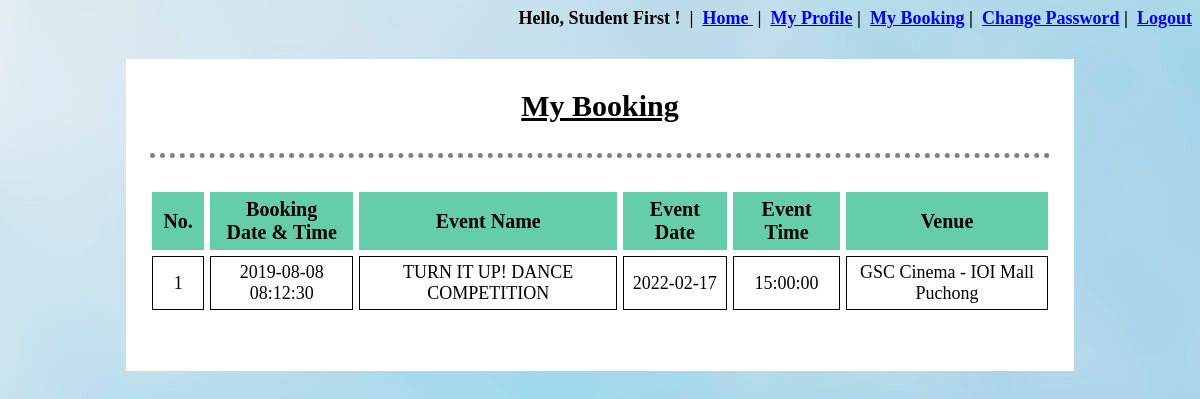
Screenshot of /Talent-Hunt-master/my_booking.php (signed in) with the database file from the repository.
### tables this page shows
CREATE TABLE `booking_details` (
  `BookingID` int(10) NOT NULL,
  `BookingTimeStamp` timestamp NOT NULL DEFAULT current_timestamp(),
  `UserID` varchar(10) NOT NULL,
  `EventID` int(10) NOT NULL
);

CREATE TABLE `event_details` (
  `EventID` int(10) NOT NULL,
  `EventName` varchar(100) NOT NULL,
  `EventDate` date NOT NULL,
  `EventTime` time NOT NULL,
  `EventCategory` varchar(100) NOT NULL,
  `EventDescription` text NOT NULL,
  `EventTicketPrice` double NOT NULL,
  `EventTicketTotal` int(11) NOT NULL,
  `EventTicketSold` int(11) NOT NULL,
  `VenueID` int(10) NOT NULL,
  `UserID` varchar(10) NOT NULL
);

CREATE TABLE `venue_details` (
  `VenueID` int(11) NOT NULL,
  `VenueName` varchar(80) NOT NULL,
  `VenueInfo` varchar(100) NOT NULL
);

### Talent-Hunt-master/my_booking.php (the view, shortened to what this page needs)
<?php
	include "database/connect.php";
	include 'session.php';
	$uid=$_SESSION['UserID'];
?>
<!DOCTYPE html>
<html>
<head>
</head>
<body background="image\img7.jpg">
	<div id="view" align="center">
		<p style="padding-top: 30px; text-decoration: underline; font-size: 30px;font-weight: 900">My Booking</p>
		<hr>
		<table align="center" cellpadding="6px" cellspacing="6px">
			<tr>
				<th>No.</th>
				<th>Booking<br>Date & Time</th>
				<th>Event Name</th>
				<th>Event Date</th>
				<th>Event Time</th>
				<th>Venue</th>
			</tr>
			<?php
				$count=0;
				$conn = mysqli_connect($servername, $username, $password, $dbname);
				$read_user_booking = "SELECT * FROM booking_details WHERE UserID='$uid'";
				$result_read_user_booking = mysqli_query($conn, $read_user_booking);
				if ($result_read_user_booking){
					while($row = mysqli_fetch_array($result_read_user_booking, MYSQLI_ASSOC)){
						$eid=$row['EventID'];
						$count=$count+1;
						echo "<tr>";
						echo "<td>".$count."</td>";
						echo "<td>".$row['BookingTimeStamp']."</td>";
						$read_event_detail = "SELECT * FROM event_details WHERE EventID='$eid'";
						$result_read_event_detail = mysqli_query($conn, $read_event_detail);
						if ($result_read_event_detail){
							while($row1 = mysqli_fetch_array($result_read_event_detail, MYSQLI_ASSOC)){
								$vid=$row1['VenueID'];
								echo "<td>".$row1['EventName']."</td>";
								echo "<td>".$row1['EventDate']."</td>";
								echo "<td>".$row1['EventTime']."</td>";
								$read_venue_detail = "SELECT * FROM venue_details WHERE VenueID='$vid'";
								$result_read_venue_detail = mysqli_query($conn, $read_venue_detail);
								if ($result_read_event_detail){
									while($row2 = mysqli_fetch_array($result_read_venue_detail, MYSQLI_ASSOC)){
										echo "<td>".$row2['VenueName']."</td>";
									}
								}
							}
						}
						echo "</tr>";
					}
				}
			?>
		</table>
	</div>
</body>
</html>

### Talent-Hunt-master/my_booking.php (style rules this page uses)
table { max-width: 1200px; margin-bottom:50px; margin-left:auto; margin-right:auto; background-color: white; text-align:center; padding-top: 10px; padding-left: 20px; padding-right: 20px; }
th { background-color: #66CDAA; border:1px solid #66CDAA; font-size: 20px; text-align: center; padding: 5px 10px; }
td { border:1px solid black; font-size: 18px; font-family: Times New Roman; padding: 5px 5px; }
div { margin: auto; padding-bottom: 5px; min-width: 50%; max-width: 80%; background-color: white; }
hr { border-top: 5px dotted grey; border-bottom: none; border-left: none; border-right: none; width: 95%; padding-top: 10px }

### rows the page displays
booking_details: BookingTimeStamp "2019-08-08 08:12:30"
event_details: EventName "TURN IT UP! DANCE COMPETITION", EventDate "2022-02-17", EventTime "15:00:00"
venue_details: VenueName "GSC Cinema - IOI Mall Puchong"

### other values shown
$_SESSION['UserFullName'] "Student First"
